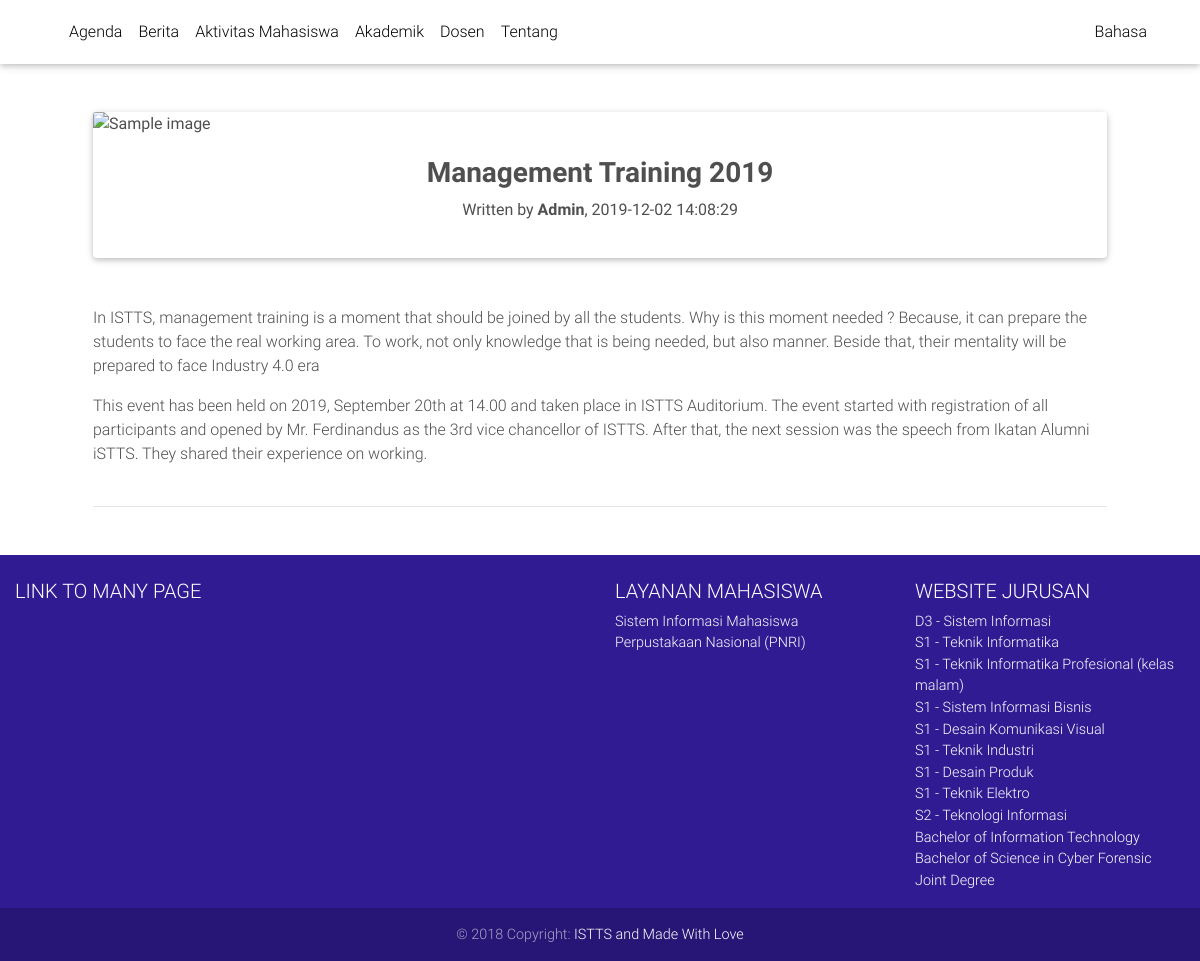
The page /beritaDetail.php?id=436 on the database its author committed.
### tables this page shows
CREATE TABLE IF NOT EXISTS `berita_bahasa` (
  `berita_bahasa_id` int(11) NOT NULL AUTO_INCREMENT,
  `berita_id` int(11) DEFAULT NULL,
  `berita_judul` varchar(150) DEFAULT NULL,
  `berita_deskripsi` text,
  `bahasa_id` tinyint(4) DEFAULT NULL,
  PRIMARY KEY (`berita_bahasa_id`),
  KEY `berita_id` (`berita_id`),
  KEY `bahasa_id` (`bahasa_id`)
);

CREATE TABLE IF NOT EXISTS `berita` (
  `berita_id` int(11) NOT NULL AUTO_INCREMENT,
  `berita_foto` text,
  `berita_tanggal` datetime DEFAULT NULL,
  `berita_status` tinyint(1) DEFAULT '1',
  PRIMARY KEY (`berita_id`)
);

### beritaDetail.php (the view, shortened to what this page needs)
<?php
    require_once("helpers/koneksi.php");
    $id = $_GET['id'];
    $query = "SELECT * FROM berita_bahasa bb LEFT JOIN berita b ON b.berita_id = bb.berita_id WHERE bb.berita_id = $id";
    $result = mysqli_query($conn, $query)->fetch_assoc();
    include "tpl/header.php";
    include "tpl/white-navbar.php";
?>
<div class="container mt-5">
  <section class="mx-md-5 dark-grey-text">
    <div class="row">
      <div class="col-md-12">
        <div class="card card-cascade wider reverse">
          <div class="view view-cascade overlay">
            <img class="card-img-top" src="https://mdbootstrap.com/img/Photos/Slides/img%20(142).jpg" alt="Sample image">
          </div>
          <div class="card-body card-body-cascade text-center">
            <h3 class="font-weight-bold"><a><?= $result['berita_judul']; ?></a></h3>
            <p>Written by <a><strong>Admin</strong></a>, <?= $result['berita_tanggal']; ?></p>
          </div>
        </div>
        <div class="mt-5">
            <p><?= $result['berita_deskripsi']; ?></p>
        </div>
      </div>
    </div>
    <hr class="mb-5 mt-4">
  </section>
</div>
<?php include "tpl/footer.php"; ?>
</body>
</html>

### assets/css/style2.css (style rules this page uses)
html, body, header, .view { height: 100% !important; }

### rows shown on the page
berita_bahasa: berita_judul "Management Training 2019", berita.berita_tanggal "2019-12-02 14:08:29", berita_deskripsi "In ISTTS, management training is a moment that should be joined by all the students. Why is this moment needed ? Because, it can prepare the students to face the real working area. To work, not only knowledge that is being needed, but also manner. Beside that, their mentality will be prepared to face Industry 4.0 era This event has been held on 2019, September 20th at 14.00 and taken place in ISTTS Auditorium. The event started with registration of all participants and opened by Mr. Ferdinandus as the 3rd vice chancellor of ISTTS. After that, the next session was the speech from Ikatan Alumni iSTTS. They shared their experience on working."
